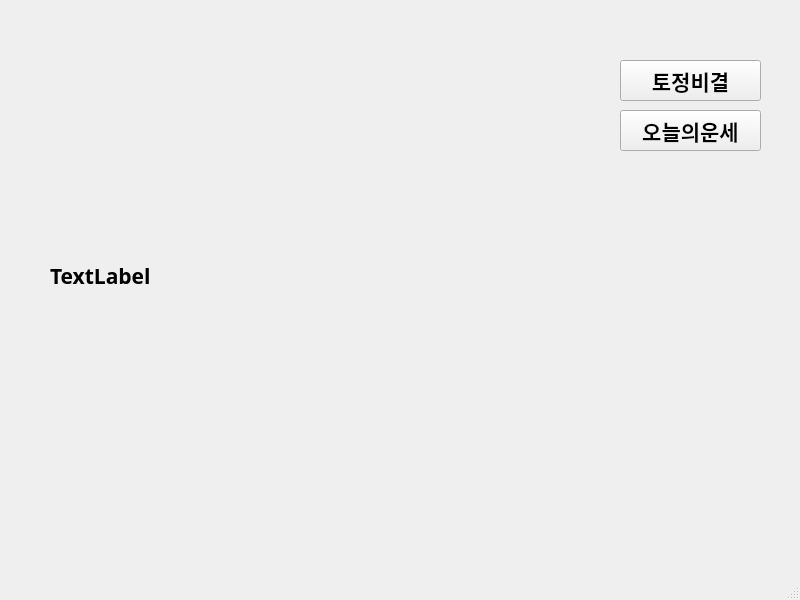
<?xml version="1.0" encoding="UTF-8"?>
<ui version="4.0">
 <class>MainWindow</class>
 <widget class="QMainWindow" name="MainWindow">
  <property name="geometry">
   <rect>
    <x>0</x>
    <y>0</y>
    <width>800</width>
    <height>600</height>
   </rect>
  </property>
  <property name="windowTitle">
   <string>MainWindow</string>
  </property>
  <widget class="QWidget" name="centralwidget">
   <widget class="QPushButton" name="load_year">
    <property name="geometry">
     <rect>
      <x>620</x>
      <y>60</y>
      <width>141</width>
      <height>41</height>
     </rect>
    </property>
    <property name="font">
     <font>
      <family>경기천년제목V Bold</family>
      <pointsize>16</pointsize>
      <weight>75</weight>
      <bold>true</bold>
     </font>
    </property>
    <property name="text">
     <string>토정비결</string>
    </property>
   </widget>
   <widget class="QPushButton" name="load_today">
    <property name="geometry">
     <rect>
      <x>620</x>
      <y>110</y>
      <width>141</width>
      <height>41</height>
     </rect>
    </property>
    <property name="font">
     <font>
      <family>경기천년제목V Bold</family>
      <pointsize>16</pointsize>
      <weight>75</weight>
      <bold>true</bold>
     </font>
    </property>
    <property name="text">
     <string>오늘의운세</string>
    </property>
   </widget>
   <widget class="QLabel" name="result">
    <property name="geometry">
     <rect>
      <x>50</x>
      <y>40</y>
      <width>571</width>
      <height>471</height>
     </rect>
    </property>
    <property name="font">
     <font>
      <family>경기천년제목V Bold</family>
      <pointsize>16</pointsize>
      <weight>75</weight>
      <bold>true</bold>
     </font>
    </property>
    <property name="text">
     <string>TextLabel</string>
    </property>
   </widget>
  </widget>
  <widget class="QMenuBar" name="menubar">
   <property name="geometry">
    <rect>
     <x>0</x>
     <y>0</y>
     <width>800</width>
     <height>21</height>
    </rect>
   </property>
  </widget>
  <widget class="QStatusBar" name="statusbar"/>
 </widget>
 <resources/>
 <connections/>
</ui>
